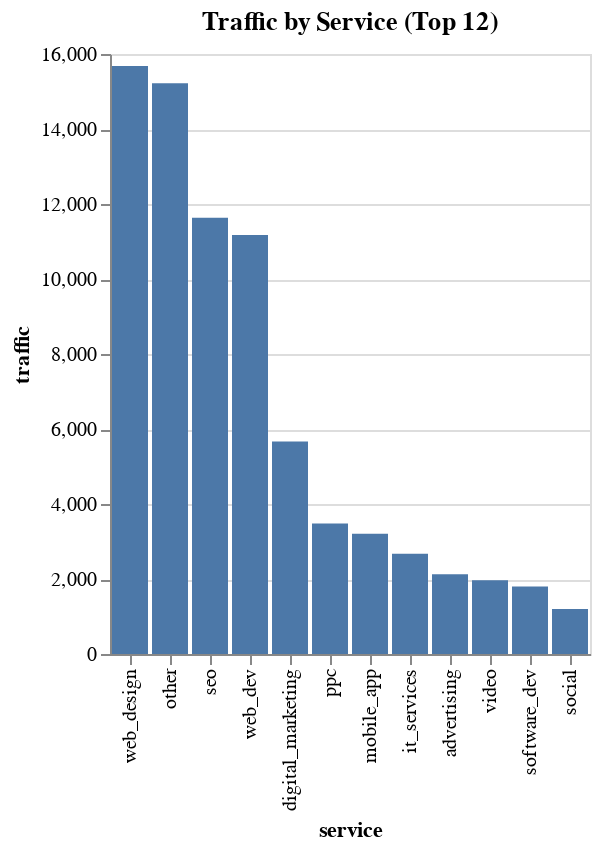

Here is the Vega-Lite specification saved for this chart:
### Vega-Lite specification from a JSON file in a GitHub repository (floating-point values rounded to 4 significant figures)
{"$schema": "https://vega.github.io/schema/vega-lite/v5.json", "description": "Traffic by Service (Top 12)", "data": {"values": [{"service": "web_design", "traffic": 15680.0}, {"service": "other", "traffic": 15220.0}, {"service": "seo", "traffic": 11630.0}, {"service": "web_dev", "traffic": 11170.0}, {"service": "digital_marketing", "traffic": 5666.0}, {"service": "ppc", "traffic": 3480.0}, {"service": "mobile_app", "traffic": 3205.0}, {"service": "it_services", "traffic": 2676.0}, {"service": "advertising", "traffic": 2125.0}, {"service": "video", "traffic": 1970.0}, {"service": "software_dev", "traffic": 1797.0}, {"service": "social", "traffic": 1200.0}]}, "mark": {"type": "bar", "tooltip": true}, "encoding": {"x": {"field": "service", "type": "nominal", "sort": null}, "y": {"field": "traffic", "type": "quantitative"}}, "title": "Traffic by Service (Top 12)"}
